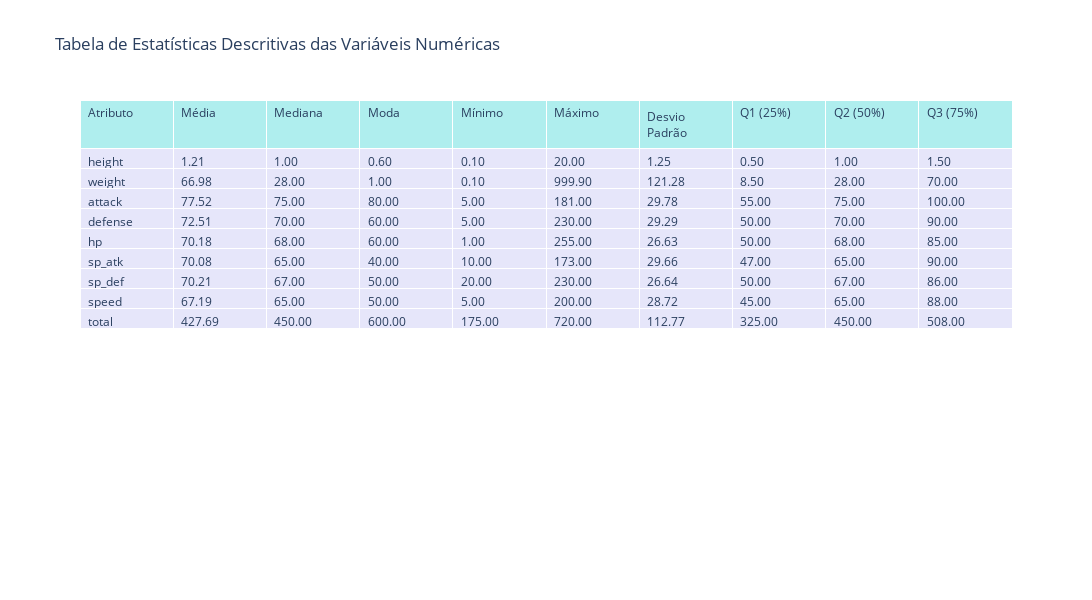

Notebook cell for this chart:
### Markdown cell above
### Estatísticas Descritivas das Variáveis Numéricas

A análise estatística das variáveis numéricas dos Pokémon revela alguns pontos importantes sobre a base de dados:

- **Diversidade física:**  
  Os valores de altura (`height`) e peso (`weight`) apresentam grande variação, com desvios padrão elevados. Isso indica que existem Pokémon extremamente pequenos e leves, assim como outros muito grandes e pesados, refletindo a diversidade do universo Pokémon.

- **Atributos de batalha equilibrados:**  
  As médias dos atributos de batalha (`attack`, `defense`, `hp`, `sp_atk`, `sp_def`, `speed`) estão próximas, sugerindo que a maioria dos Pokémon possui valores relativamente equilibrados nesses quesitos. No entanto, os valores máximos mostram que existem Pokémon com atributos muito acima da média, geralmente lendários ou formas especiais.

- **Maior parte dos pokemons são fracos:**  
  Para muitos atributos, a moda é menor que a média, indicando que a maior parte dos Pokémon possui valores baixos, mas há alguns com valores muito altos que elevam a média.

- **Distribuição assimétrica:**  
  A diferença entre média, mediana e moda em algumas variáveis sugere distribuições assimétricas, com cauda para valores altos (presença de outliers).

### Code cell
import numpy as np
from scipy import stats

# Seleciona as colunas numéricas
numeric_cols = ['height', 'weight', 'attack', 'defense', 'hp', 'sp_atk', 'sp_def', 'speed', 'total']

# Calcula as estatísticas manualmente
stats_dict = {
    "Média": [df[col].mean() for col in numeric_cols],
    "Mediana": [df[col].median() for col in numeric_cols],
    "Moda": [stats.mode(df[col], nan_policy='omit').mode.item() for col in numeric_cols],
    "Mínimo": [df[col].min() for col in numeric_cols],
    "Máximo": [df[col].max() for col in numeric_cols],
    "Desvio Padrão": [df[col].std() for col in numeric_cols],
    "Q1 (25%)": [df[col].quantile(0.25) for col in numeric_cols],
    "Q2 (50%)": [df[col].quantile(0.5) for col in numeric_cols],   # igual à mediana
    "Q3 (75%)": [df[col].quantile(0.75) for col in numeric_cols]
}

# Cria a tabela com plotly
fig = go.Figure(data=[go.Table(
    header=dict(values=["Atributo"] + list(stats_dict.keys()), fill_color='paleturquoise', align='left'),
    cells=dict(values=[
        numeric_cols,
        stats_dict["Média"],
        stats_dict["Mediana"],
        stats_dict["Moda"],
        stats_dict["Mínimo"],
        stats_dict["Máximo"],
        stats_dict["Desvio Padrão"],
        stats_dict["Q1 (25%)"],
        stats_dict["Q2 (50%)"],
        stats_dict["Q3 (75%)"]
    ], fill_color='lavender', align='left', format=[None] + [".2f"]*9)
)])

fig.update_layout(
    width=1400,
    height=600,
    title="Tabela de Estatísticas Descritivas das Variáveis Numéricas"
)

# Salvar a tabela como imagem na pasta ./charts
os.makedirs('./charts', exist_ok=True)
os.makedirs('./charts/descritive', exist_ok=True)
fig.write_image('./charts/descritive/estatisticas_descritivas_pokemon.png')

fig.show()

### Figure 1 — Plotly figure (JSON) as saved in the notebook; plotly's stock layout.template omitted (floating-point values rounded to 4 significant figures)
{"data": [{"cells": {"align": "left", "fill": {"color": "lavender"}, "format": [null, ".2f", ".2f", ".2f", ".2f", ".2f", ".2f", ".2f", ".2f", ".2f"], "values": [["height", "weight", "attack", "defense", "hp", "sp_atk", "sp_def", "speed", "total"], [1.212, 66.98, 77.52, 72.51, 70.18, 70.08, 70.21, 67.19, 427.7], [1, 28, 75, 70, 68, 65, 67, 65, 450], [0.6, 1, 80, 60, 60, 40, 50, 50, 600], [0.1, 0.1, 5, 5, 1, 10, 20, 5, 175], [20, 999.9, 181, 230, 255, 173, 230, 200, 720], [1.248, 121.3, 29.78, 29.29, 26.63, 29.66, 26.64, 28.72, 112.8], [0.5, 8.5, 55, 50, 50, 47, 50, 45, 325], [1, 28, 75, 70, 68, 65, 67, 65, 450], [1.5, 70, 100, 90, 85, 90, 86, 88, 508]]}, "header": {"align": "left", "fill": {"color": "paleturquoise"}, "values": ["Atributo", "Média", "Mediana", "Moda", "Mínimo", "Máximo", "Desvio Padrão", "Q1 (25%)", "Q2 (50%)", "Q3 (75%)"]}, "type": "table"}], "layout": {"height": 600, "title": {"text": "Tabela de Estatísticas Descritivas das Variáveis Numéricas"}, "width": 1400}}
